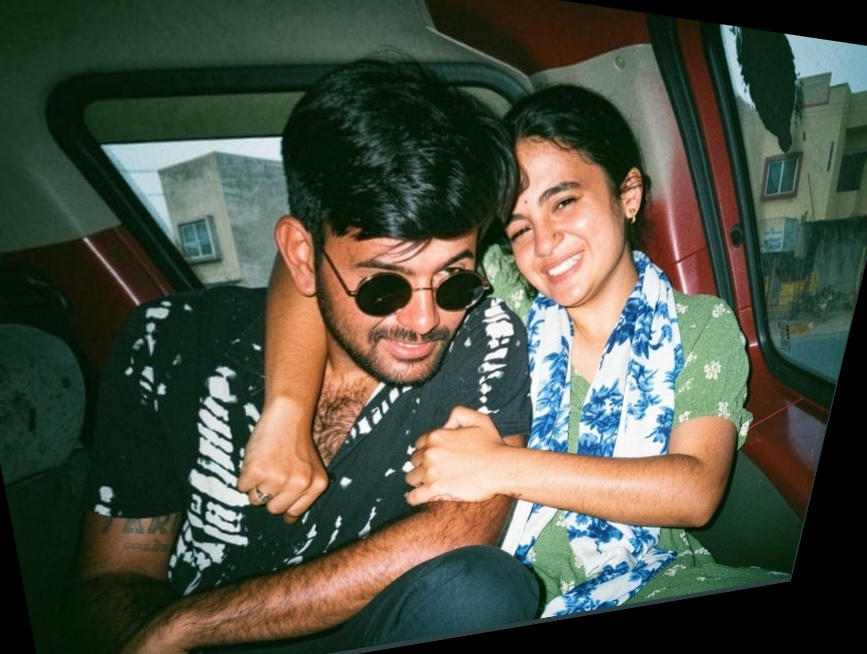
#> input picture LIST OF EXPERIMENTS/12TH/perspective_image.jpg, 867 x 654 px
$ python perspective_transformation.py
#> lines starting #> are read from the running program, lines starting #| are printed output that depends on the picture
import cv2
import numpy as np
import tkinter as tk
from tkinter import filedialog
import os


# 12th experiment folder path
save_folder = r"C:\Users\DELL\OneDrive\Desktop\my work\python learning\12th experiment"


# Select image
root = tk.Tk()
root.withdraw()

image_path = filedialog.askopenfilename(
    title="Select an Image",
    filetypes=[("Image Files", "*.jpg *.jpeg *.png")]
)
#> the answer given: perspective_image.jpg


# Read image
image = cv2.imread(image_path)
#> image is the input picture: shape (654, 867, 3); mean B, G, R 67.6, 81.2, 77

if image is None:
    print("Image not found")
    exit()


# Image size
height, width = image.shape[:2]
#> height = 654; width = 867


# Four points from original image
points1 = np.float32([
    [50, 50],
    [width-50, 50],
    [50, height-50],
    [width-50, height-50]
])


# Destination points
points2 = np.float32([
    [0, 0],
    [width, 100],
    [100, height],
    [width-100, height-100]
])


# Create perspective transformation matrix

matrix = cv2.getPerspectiveTransform(
    points1,
    points2
)


# Apply perspective transformation

perspective_image = cv2.warpPerspective(
    image,
    matrix,
    (width, height)
)
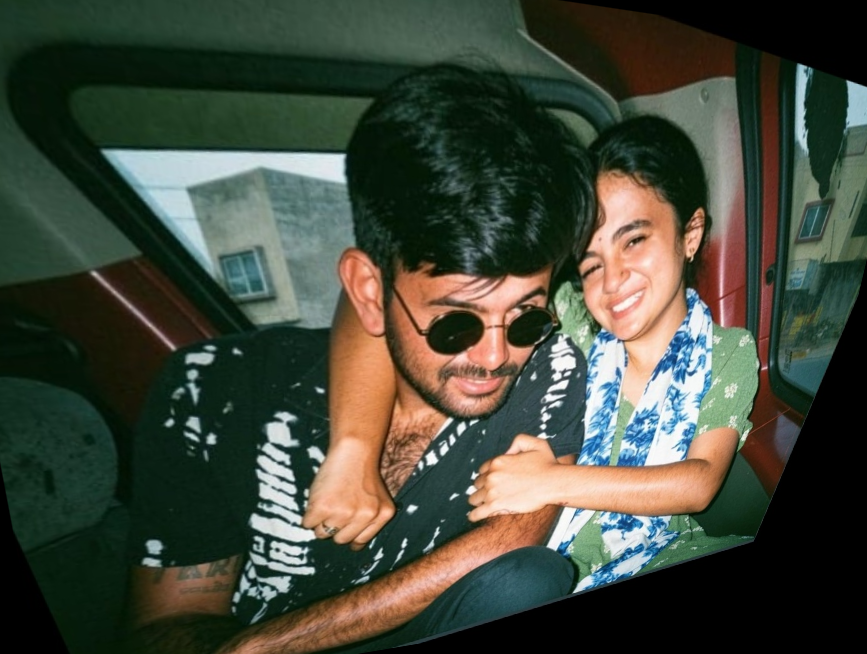
#> perspective_image: shape (654, 867, 3); mean B, G, R 58.9, 72, 66.6


# Display images

cv2.imshow("Original Image", image)

cv2.imshow(
    "Perspective Transformed Image",
    perspective_image
)


# Save output image

cv2.imwrite(
    os.path.join(save_folder, "perspective_image.jpg"),
    perspective_image
)


print("Perspective Transformation completed!")
print("Image saved in 12th experiment folder")


cv2.waitKey(0)
cv2.destroyAllWindows()
